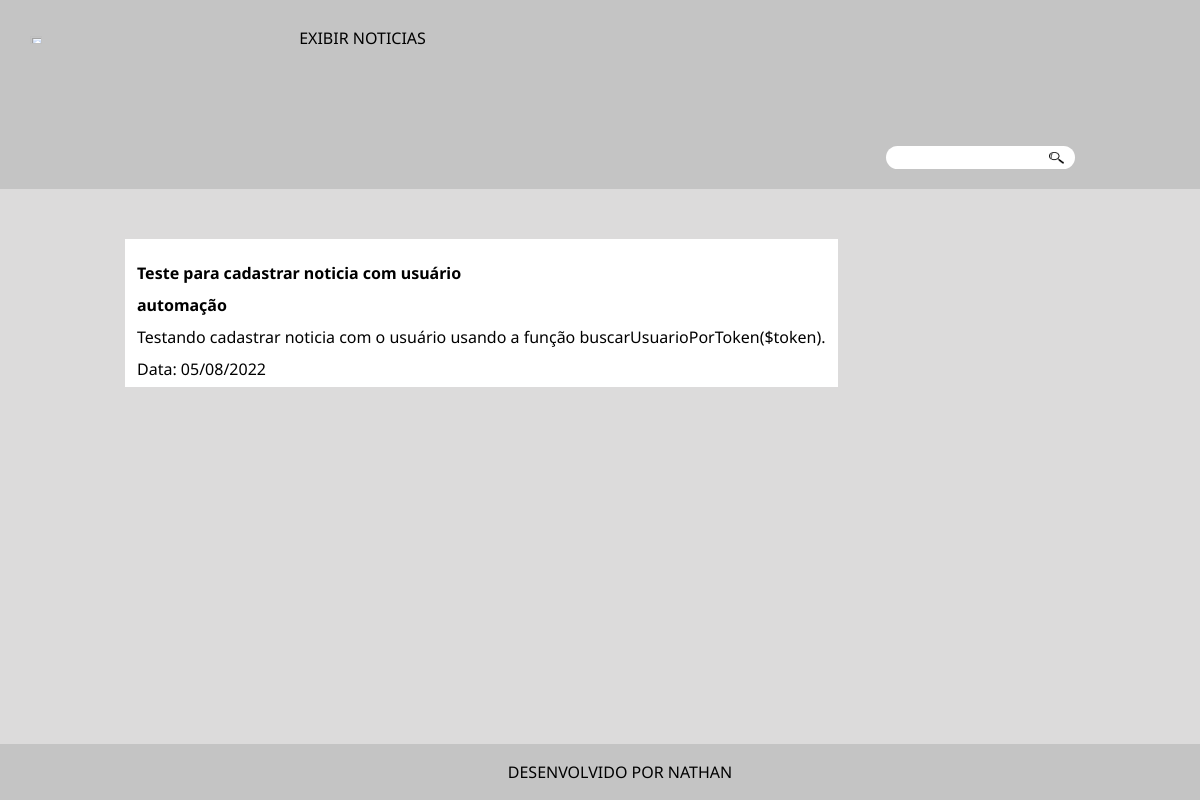
/noticia.php?id=21, run on the app's committed database.
### tables this page shows
CREATE TABLE `noticias` (
  `id` int(11) NOT NULL AUTO_INCREMENT,
  `id_usuario` int(11) DEFAULT NULL,
  `id_categoria` int(11) DEFAULT NULL,
  `titulo` varchar(150) NOT NULL,
  `conteudo` text NOT NULL,
  `data_publicacao` date DEFAULT NULL,
  PRIMARY KEY (`id`),
  KEY `id_categoria` (`id_categoria`),
  KEY `id_usuario` (`id_usuario`),
  CONSTRAINT `noticias_ibfk_1` FOREIGN KEY (`id_categoria`) REFERENCES `categorias` (`id`),
  CONSTRAINT `noticias_ibfk_2` FOREIGN KEY (`id_usuario`) REFERENCES `usuarios` (`id`)
);

CREATE TABLE `categorias` (
  `id` int(11) NOT NULL AUTO_INCREMENT,
  `nome` varchar(100) NOT NULL,
  PRIMARY KEY (`id`),
  UNIQUE KEY `nome` (`nome`)
);

### src/repositorio/RepositorioNoticias.php (called while the page is built, shortened)
<?php
class RepositorioNoticias
{
    private PDO $conexao;
    public function __construct(PDO $conexao)
    {
        $this->conexao = $conexao;
    }
    public function umaNoticia($id): Noticia
    {
        $sql = "SELECT noticias.id, perfis.id AS id_do_perfil, perfis.nome AS perfil, usuarios.id AS id_do_usuario, usuarios.nome AS usuario, usuarios.email AS email_do_usuario, usuarios.senha AS senha_do_usuario, categorias.id AS id_da_categoria, categorias.nome AS categoria, noticias.titulo, noticias.conteudo, noticias.data_publicacao
        FROM noticias JOIN categorias ON noticias.id_categoria = categorias.id JOIN usuarios ON noticias.id_usuario = usuarios.id JOIN perfis ON id_perfil = perfis.id WHERE noticias.id = :id;";
        $consulta = $this->conexao->prepare($sql);
        $consulta->bindValue(':id', $id);
        $consulta->execute();
        $dadosNoticia = $consulta->fetch(PDO::FETCH_ASSOC);
        $noticia = new \Noticia(
            $dadosNoticia['id'],
            new \Categoria($dadosNoticia['id_da_categoria'], $dadosNoticia['categoria']),
            $dadosNoticia['titulo'],
            $dadosNoticia['conteudo'],
            $dadosNoticia['data_publicacao']
        );
        $perfil = new \Perfil($dadosNoticia['id_do_perfil'], $dadosNoticia['perfil']);
        $usuario = new \Usuario($dadosNoticia['id_do_usuario'], $perfil, $dadosNoticia['usuario'], $dadosNoticia['email_do_usuario'], $dadosNoticia['senha_do_usuario']);
        $noticia->recebeUsuario($usuario);
        return $noticia;
    }
}

### src/dominio/modelo/Categoria.php (called while the page is built, shortened)
<?php
class Categoria
{
    private $categoria;
    public function __construct(?int $id, string $categoria)
    {
        $this->categoria = $this->limpar($categoria);
    }
    public function categoria(): string
    {
        return $this->categoria;
    }
    private function limpar($categoria)
    {
        $categoria = trim($categoria);
        $categoria = stripcslashes($categoria);
        $categoria = htmlspecialchars($categoria);
        return $categoria;
    }
}

### src/dominio/modelo/Noticia.php (called while the page is built, shortened)
<?php
class Noticia
{
    private $categoria;
    private $titulo;
    private $conteudo;
    private $dataPublicacao;
    public function __construct(?int $id, Categoria $categoria, string $titulo, string $conteudo, ?string $dataPublicacao)
    {
        $this->categoria = $categoria;
        $this->titulo = $this->limpar($titulo);
        $this->conteudo = $this->limpar($conteudo);
        $this->dataPublicacao = $dataPublicacao;
    }
    public function titulo(): string
    {
        return $this->titulo;
    }
    public function conteudo(): string
    {
        return $this->conteudo;
    }
    public function dataPublicacao(): string
    {
        $dataPublicacaoFormatada = $this->dataPublicacao;
        $dataPublicacaoFormatada = date_create($dataPublicacaoFormatada);
        return date_format($dataPublicacaoFormatada, 'd/m/Y');
    }
    public function categoria(): string
    {
        return $this->categoria->categoria();
    }
    private function limpar($noticia)
    {
        $noticia = trim($noticia);
        $noticia = htmlspecialchars($noticia);
        return $noticia;
    }
}

### noticia.php (the view, shortened to what this page needs)
<?php
require_once 'src/dominio/modelo/Noticia.php';
require_once 'src/dominio/modelo/Categoria.php';
require_once 'src/repositorio/RepositorioNoticias.php';
require_once 'layout/cabecalho.php';
$conexao = Conexao::criarConexao();
$repositorioNoticias = new RepositorioNoticias($conexao);
$id = $_GET['id'];
$noticia = $repositorioNoticias->umaNoticia($id);
?>
<!DOCTYPE html>
<html lang="pt-br">
<head>
    <link rel="stylesheet" href="reset.css">
    <link rel="stylesheet" href="style.css">
</head>
    <main>
        <section class="conteudo-completo">
                <h2><?php echo $noticia->titulo(); ?></h2>
                <h3><?php echo $noticia->categoria(); ?></h3>
                    <p>
                        <?php echo nl2br($noticia->conteudo()); ?>
                   </p>
                   <br>
                   <p>
                    Data: <?php echo $noticia->dataPublicacao(); ?>
                   </p>
        </section>
    </main>

### style.css (style rules this page uses)
body { background: rgb(220, 219, 219); font-family: 'Montserrat', sans-serif; font-family: 'Noto Sans', sans-serif; }
main { width: 950px; margin: 0 auto; margin-bottom: 5em; }
.caixa-noticia h2, h3 { padding-bottom: 1em; font-weight: bold; }
.conteudo-completo { background: white; margin-bottom: 70px; margin: 0 auto; padding: 10px 12px; display: inline-block; position: relative; }
.conteudo-completo h2 { padding: 1em 0; font-weight: bold; }
footer { background: rgb(196, 196, 196); text-align: center; padding: 20px; margin: auto; width: 100%; bottom: 0; position: fixed; }

### data on the page
noticias: titulo "Teste para cadastrar noticia com usuário", id_categoria.nome "automação", conteudo "Testando cadastrar noticia com o usuário usando a função buscarUsuarioPorToken($token).", data_publicacao "05/08/2022"
